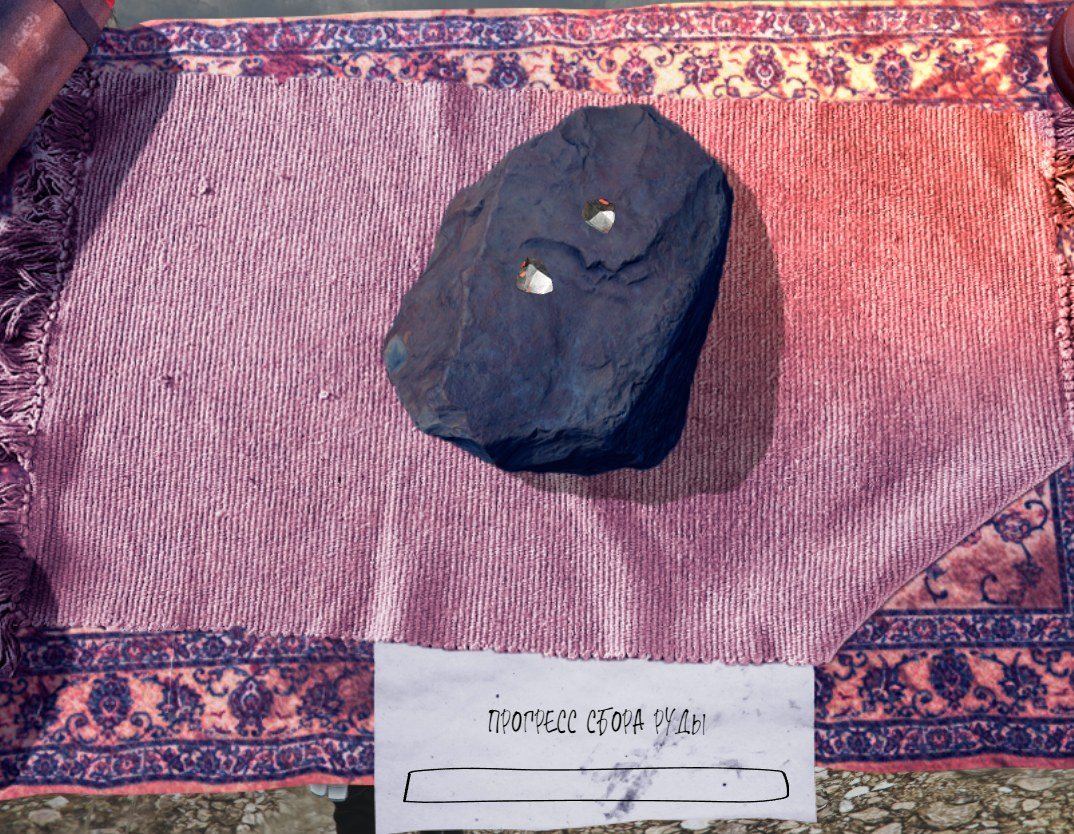
#> input picture tests/fixtures/miner/overlay-123454.jpg, 1074 x 834 px
$ python -i vision.py   (imports and definitions only)
#> lines starting #> are read from the running program, lines starting #| are printed output that depends on the picture
"""Разбор кадра лесопилки в GTA: полоса рубки, стол с бревном и ветки на нём.

Модуль не создаёт окон и не отправляет ввод: он получает кадр и отвечает, что
сейчас на экране. Так же живут ``miner/vision.py``, ``blackjack_vision.py`` и
начинка ``poker/`` — распознавание проверяется на сохранённых кадрах без
запуска CustomTkinter.

Области заданы долями клиентской области, а размеры ядер и целей — в пикселях
эталонного кадра 2560x1440. Кадр другого разрешения приводится к эталону в
``to_reference()``, поэтому 1920x1080 считается теми же числами, а координаты
целей возвращаются обратно в систему исходного кадра.

Замеры сняты по записи лесопилки от 27.08.2026 (пять деревьев, пять столов) и
разобраны в ``tests/fixtures/lumberjack/README.md``.
"""

from __future__ import annotations

from typing import NamedTuple

import cv2
import numpy as np


REFERENCE_WIDTH = 2560
REFERENCE_HEIGHT = 1440

# Полоса «Рубка дерева» в правом нижнем углу. Это тот же виджет игры, что и
# «Добыча руды» у шахтёра, и стоит он на том же месте: замерен как 226x8 в
# (2280,1334) на десятой секунде записи.
CHOPPING_BAR_RATIO = (0.86, 0.915, 0.13, 0.025)

# Где вообще живёт стол: ковёр занимает середину экрана, ветки торчат вверх за
# его дальний край. Рамка взята с запасом внутрь от краёв кадра — в неё не
# должны попадать ни зелёный текст чата слева вверху, ни зелень миникарты.
TABLE_ZONE = (0.24, 0.22, 0.54, 0.50)
# Ковёр стола — искусственный газон, и разводит его с живой зеленью леса
# насыщенность, а не оттенок. У ковра S=246 в медиане и днём, и ночью; у листвы
# ивы, что свисает над камерой, — 111 при 178 в девяносто пятом перцентиле, у
# сухой травы под ногами 50, у ночного подлеска и того меньше.
#
# Прежний порог стоял на S=70 и держался только потому, что запись была одна и
# ночная. Днём под него попадает весь лес: доля «газона» в зоне стола не
# опускалась ниже 0,15 даже на прогулке, помощник считал стол открытым всё
# время и щёлкал по листве — это и есть та «рубка воздуха», из-за которой
# правился этот разбор.
MAT = ((30, 170, 40), (70, 255, 255))
# Доля ковра в зоне стола: 0,148-0,152 на дневной записи, 0,180-0,188 на
# ночной, и не больше 0,006 в лесу без стола. Порог посередине этой пропасти.
MAT_SHARE = 0.06
# Кусок ковра мельче этого — блик на листе, а не половина ковра.
MAT_PIECE_MIN_AREA = 8_000
MAT_MIN_AREA = 25_000
# Бревно поперёк больше 250 пикселей и занимает половину ковра. Дырка мельче
# двадцати тысяч — не бревно, а тень или прореха в газоне.
LOG_MIN_AREA = 20_000

# Радиус кружка, которым бревно отделяется от веток. Ствол поперёк больше 250
# пикселей и кружок в себя вмещает, ветка — меньше сорока и не вмещает.
# Размыкание считается не ядром, а двумя преобразованиями расстояния: тело —
# это всё, что ближе радиуса к центрам вписанных кружков. Так оно выходит
# круглым (ядро-прямоугольник съедало углы наискось и вместе с ними основания
# веток) и стоит те же миллисекунды.
TWIG_RADIUS = 20.0
# Отросток мельче этого — крапинка коры, крупнее — целый сук вместе с куском
# ствола, разнятые не по делу.
TWIG_AREA = (80, 20_000)
# Толщина — наибольший вписанный в отросток кружок. Снизу порог отсекает
# проволочную ногу лампы (2,3 пикселя на ночной записи), сверху — куски самого
# ствола, которые размыкание не дожевало.
TWIG_THICKNESS = (3.0, 26.0)
# Вынос — насколько далеко отросток уходит от тела бревна. Он заменил прежнюю
# вытянутость, и не ради красоты: вытянутость мерила рамку куска, а кусок у
# основания ветки обрезан телом, и у толстого сука она падала ниже, чем у
# кромки бревна. Вынос меряет то самое, что и значит «торчит»: у веток записей
# 6-80 пикселей, у ноги лампы, попавшей в силуэт целиком, — 210-272.
TWIG_REACH = (6.0, 140.0)
# И глубина: насколько отросток уходит внутрь ковра от его края. Кромка самого
# ковра — тёмная земляная обшивка вдоль края — попадает в оболочку клином и
# читается веткой: клин длинный, тонкий и бурый, все прочие пороги он проходит.
# Но лежит он вплотную к краю (глубина 11-18), а ветки растут из бревна на
# середине ковра (41-195). Порог посередине.
TWIG_DEPTH = 25.0
# Ветка бурая. Тень бревна на ковре в дырку тоже попадает — она темнее порога
# ковра, — но оттенок у неё остаётся зелёным: на записях у теней hue 39-56, у
# веток 8-24. Разводит их именно оттенок, а не яркость.
TWIG_HUE_MAX = 30
# И ветка отражает свет — но куда меньше, чем казалось по ночной записи. По
# обеим записям кандидаты делятся на две кучи: 28-35 и 68 и выше, между ними
# пусто. Нижняя куча — ветки в тени бревна, и прежний порог 55 выбрасывал их все,
# а это каждая пятая цель. Порог опущен под обе кучи; он остался страховкой
# на случай дырки, в которой нет предмета вовсе, а не признаком ветки. Берётся
# он по девяностому процентилю, а не по максимуму: одинокий блик не спасает.
TWIG_LIT = 25
# Ветка поперёк не больше сорока пикселей: цели ближе этого — куски одного
# сука, а не две ветки.
TWIG_MERGE_DISTANCE = 46
# Толстый отросток называется суком, тонкий — прутиком. Разделены они не ради
# слов: сук виден и с первого кадра, а прутик надо разглядывать, и в статусе
# помощника это единственная подсказка, за чем он сейчас гоняется.
TWIG_STOUT_THICKNESS = 8.0

# --- гребёнка ---------------------------------------------------------------
# Половина веток лежит вдоль бревна и за его очертания почти не выходит: по
# размеченной записи центр ветки стоит в 0-15 пикселях от контура, а у каждой
# четвёртой — на 50-75 внутрь. Отростком такую не взять, цветом тоже: у ветки
# hue 8-16 при S 96-148, у коры hue 8-12 при S 121-181, кучи налезают друг на
# друга. Зато промах по бревну не стоит ничего — игра на него не отвечает.
#
# Поэтому то, чего зрение не разобрало, помощник добирает частой гребёнкой по
# самому бревну. Шаг 42 пикселя взят по размеру веток (27-200 поперёк): на
# размеченных столах цели и гребёнка вместе накрывают 25 веток из 26.
COMB_STEP = 42
# Отступ от края бревна: у самого контура работают отростки, а гребёнка нужна
# внутри.
COMB_MARGIN = 12

# Стрелка мыши цвета не имеет вовсе: белое пятно 10x15 с тёмной обводкой.
# Замерено на кадре 31:06 ночной записи. Ни ковром, ни деревом она не
# является, и в силуэт бревна ей попадать незачем — клик по ней уходит туда,
# где мышь и так уже стоит.
POINTER_ACHROMATIC = ((0, 0, 175), (180, 55, 255))


class BranchTarget(NamedTuple):
    """Ветка на бревне: куда нажимать и насколько она заметна."""

    x: int
    y: int
    score: float
    kind: str


# [6 lines left out: function supported_resolution, not called in this run]


def to_reference(image: np.ndarray) -> tuple[np.ndarray, float, float]:
    """Привести кадр к 2560x1440 и вернуть множители обратного пересчёта."""
    height, width = image.shape[:2]
    if width == REFERENCE_WIDTH and height == REFERENCE_HEIGHT:
        return image, 1.0, 1.0
    scaled = cv2.resize(
        image, (REFERENCE_WIDTH, REFERENCE_HEIGHT), interpolation=cv2.INTER_AREA,
    )
    return scaled, width / REFERENCE_WIDTH, height / REFERENCE_HEIGHT


def _crop(
    image: np.ndarray, ratio: tuple[float, float, float, float],
) -> tuple[np.ndarray, int, int]:
    height, width = image.shape[:2]
    left, top = round(width * ratio[0]), round(height * ratio[1])
    right = min(width, left + round(width * ratio[2]))
    bottom = min(height, top + round(height * ratio[3]))
    return image[top:bottom, left:right], left, top


def _zone(image: np.ndarray) -> tuple[np.ndarray, int, int]:
    """Кусок кадра со столом.

    Разбор идёт по нему, а не по всему кадру, и это не экономия ради экономии:
    в зоне пикселей втрое меньше, и столько же работы у морфологии. Один и тот
    же стол разбирается за 18 миллисекунд по зоне и за 49 по всему кадру.
    """
    return _crop(image, TABLE_ZONE)


# ------------------------------------------------------------- полоса рубки


# [71 lines left out: functions _chopping_bar_box, chopping_bar_visible, chopping_bar_fill, log_table_visible, not called in this run]


def _mat_mask(hsv: np.ndarray) -> np.ndarray:
    mat = cv2.inRange(hsv, *MAT)
    # Смыкание залечивает просветы между травинками. Наружу маска от него не
    # растёт, поэтому очертания ковра остаются теми же.
    return cv2.morphologyEx(mat, cv2.MORPH_CLOSE, np.ones((9, 9), dtype=np.uint8))


def _mat_hull(mat: np.ndarray) -> np.ndarray | None:
    """Ковёр целиком, вместе с бревном поверх него.

    Просто «самый большой зелёный кусок» ковром не является: бревно лежит
    поперёк и режет ковёр надвое, а на трёх столах ночной записи из пяти
    большей оказывалась дальняя половина.

    Половины сводит обратно выпуклая оболочка. Ковёр — плоский
    четырёхугольник, и оболочка его зелёных кусков и есть он сам: за углы она
    не выходит, а бревно между половинами накрывает целиком. Прежде половины
    сводило смыкание ядром шире бревна, и на ночной записи это сходило с рук.
    Днём не сошло: ядро в 261 пиксель раздувает наискось скошенные края, и
    оболочка стола вылезала в лес на добрую сотню пикселей.
    """
    count, labels, stats, _centroids = cv2.connectedComponentsWithStats(mat)
    if count < 2:
        return None
    keep = [
        component for component in range(1, count)
        if int(stats[component][4]) >= MAT_PIECE_MIN_AREA
    ]
    if not keep or max(int(stats[component][4]) for component in keep) < MAT_MIN_AREA:
        return None
    pieces = np.isin(labels, keep).astype(np.uint8) * 255
    contours, _hierarchy = cv2.findContours(
        pieces, cv2.RETR_EXTERNAL, cv2.CHAIN_APPROX_SIMPLE,
    )
    if not contours:
        return None
    hull = np.zeros_like(mat)
    cv2.drawContours(
        hull, [cv2.convexHull(np.vstack(contours))], -1, 255, cv2.FILLED,
    )
    return hull


# [83 lines left out: functions _pointer_free, _log_mask, _twigs, _merge_nearby, not called in this run]


def find_branch_targets(image: np.ndarray) -> list[BranchTarget]:
    """Ветки на бревне, самые торчащие первыми.

    Заметность здесь — вынос: насколько далеко отросток уходит от тела бревна.
    Сук, торчащий на полсотни пикселей, виден с первого кадра и при любом
    освещении, а прутик у самого ствола приходится разглядывать. Стол живёт три
    секунды, и начинать с того, что видно наверняка, дешевле, чем гоняться за
    сомнительным.

    Целится помощник в самое толстое место отростка, а не в середину рамки:
    точка берётся как центр наибольшего вписанного кружка и лежит внутри ветки
    по определению. Центр тяжести у развилки попадает в воздух между сучьями,
    и клик уходит в ковёр.
    """
    if image is None or image.size == 0:
        return []
    reference, scale_x, scale_y = to_reference(image)
    zone, zone_left, zone_top = _zone(reference)
    if zone.size == 0:
        return []
    hsv = cv2.cvtColor(zone, cv2.COLOR_BGR2HSV)
    mat = _mat_mask(hsv)
    hull = _mat_hull(mat)
    if hull is None:
        return []
    log = _log_mask(hsv, mat, hull)
    if log is None:
        return []
    grown = _twigs(log)
    if grown is None:
        return []
    twigs, thickness, reach = grown
    # Глубина внутрь ковра: ею отсеивается его собственная кромка.
    depth = cv2.distanceTransform(hull, cv2.DIST_L2, 5)
    count, labels, stats, _centroids = cv2.connectedComponentsWithStats(twigs)
    found: list[tuple[int, int, float, str]] = []
    for component in range(1, count):
        x, y, width, height, area = map(int, stats[component])
        if not TWIG_AREA[0] <= area <= TWIG_AREA[1]:
            continue
        piece = labels[y:y + height, x:x + width] == component
        inside = thickness[y:y + height, x:x + width].copy()
        inside[~piece] = 0.0
        thick = float(inside.max())
        if not TWIG_THICKNESS[0] <= thick <= TWIG_THICKNESS[1]:
            continue
        stands_out = float(reach[y:y + height, x:x + width][piece].max()) - TWIG_RADIUS
        if not TWIG_REACH[0] <= stands_out <= TWIG_REACH[1]:
            continue
        if float(depth[y:y + height, x:x + width][piece].max()) < TWIG_DEPTH:
            continue
        patch = hsv[y:y + height, x:x + width]
        if float(np.median(patch[:, :, 0][piece])) > TWIG_HUE_MAX:
            continue
        if float(np.percentile(patch[:, :, 2][piece], 90)) < TWIG_LIT:
            continue
        local_y, local_x = np.unravel_index(int(np.argmax(inside)), inside.shape)
        found.append((
            zone_left + x + int(local_x), zone_top + y + int(local_y), stands_out,
            "сук" if thick >= TWIG_STOUT_THICKNESS else "прутик",
        ))
    found.sort(key=lambda target: -target[2])
    return [
        BranchTarget(round(x * scale_x), round(y * scale_y), score, kind)
        for x, y, score, kind in _merge_nearby(found)
    ]


# [46 lines left out: function log_comb, not called in this run]

>>> import cv2
>>> picture = cv2.imread('../../../tests/fixtures/miner/overlay-123454.jpg')
#> picture is the input picture: shape (834, 1074, 3); mean B, G, R 131.5, 111.9, 151.8
>>> result = find_branch_targets(picture)
#> in to_reference, `scaled = cv2.resize( image, (REFERENCE_WIDTH, REFERENCE_HEIGHT), inter..`:
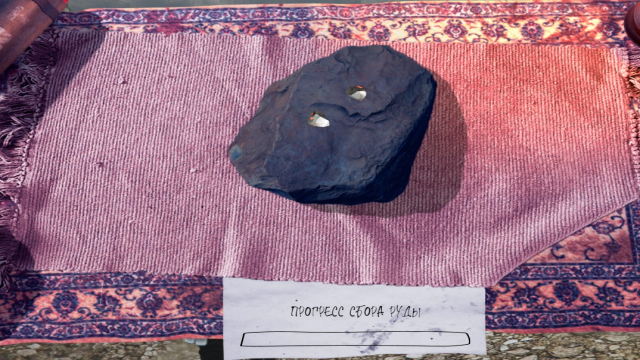
#> scaled: shape (1440, 2560, 3) (shown at 1/4 size); mean B, G, R 131.4, 111.8, 151.8
#> in find_branch_targets, `reference, scale_x, scale_y = to_reference(image)`: scale_x = 0.42; scale_y = 0.579
#> in find_branch_targets, `zone, zone_left, zone_top = _zone(reference)`:
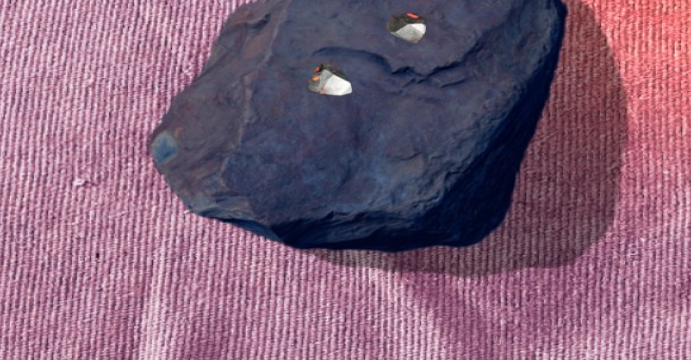
#> zone: shape (720, 1382, 3) (shown at 1/2 size); mean B, G, R 120.4, 96.9, 130.5
#> in find_branch_targets, `zone, zone_left, zone_top = _zone(reference)`: zone_left = 614; zone_top = 317
#> in _mat_hull, `count, labels, stats, _centroids = cv2.connectedComponentsWithStats(mat)`: count = 1; stats = [[0, 0, 1382, 720, 995040]]
#> result = []

$ run again, on tests/fixtures/miner/overlay-123608.jpg
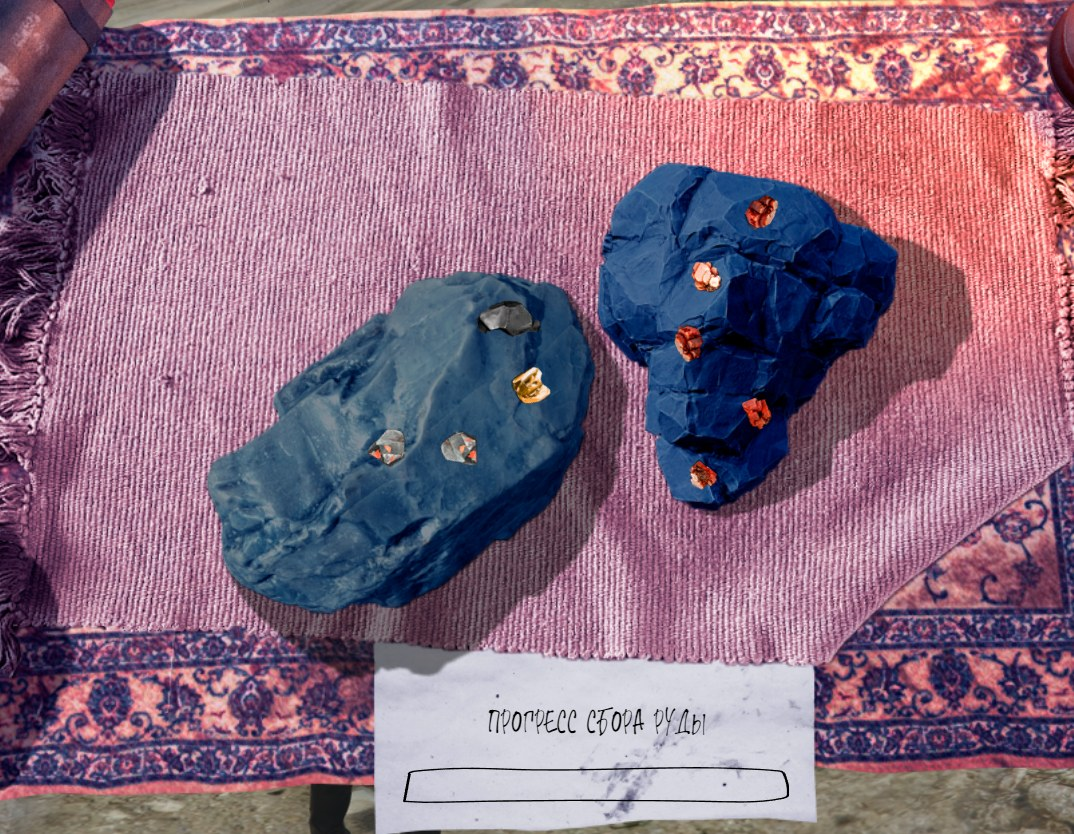
#> input picture tests/fixtures/miner/overlay-123608.jpg, 1074 x 834 px
#> picture is the input picture: shape (834, 1074, 3); mean B, G, R 128, 107.3, 138.1
#> in to_reference, `scaled = cv2.resize( image, (REFERENCE_WIDTH, REFERENCE_HEIGHT), inter..`:
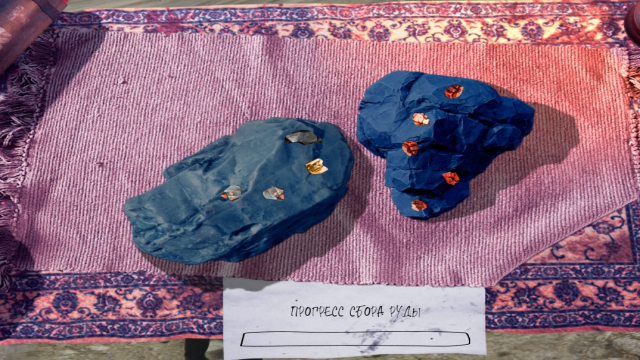
#> scaled: shape (1440, 2560, 3) (shown at 1/4 size); mean B, G, R 127.9, 107.2, 138
#> scale_x = 0.42; scale_y = 0.579
#> in find_branch_targets, `zone, zone_left, zone_top = _zone(reference)`:
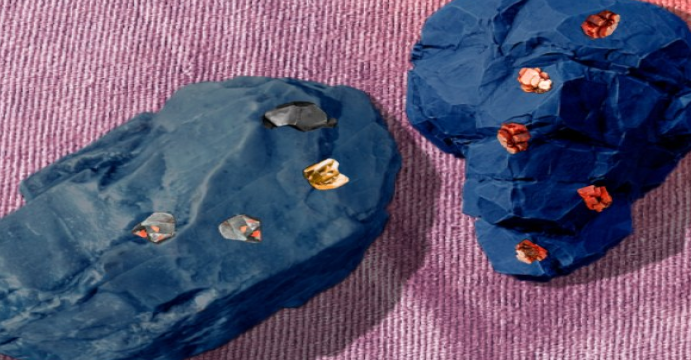
#> zone: shape (720, 1382, 3) (shown at 1/2 size); mean B, G, R 113.3, 84.6, 89.2
#> zone_left = 614; zone_top = 317
#> hsv: shape (720, 1382, 3); mean H, S, V 128.2, 133.4, 124.2
#> mat: shape (720, 1382); every value is 0
#> labels: shape (720, 1382) int32; every value is 0
#> count = 1; stats = [[0, 0, 1382, 720, 995040]]
#> result = []

$ run again, on tests/fixtures/miner/overlay-night-table.jpg
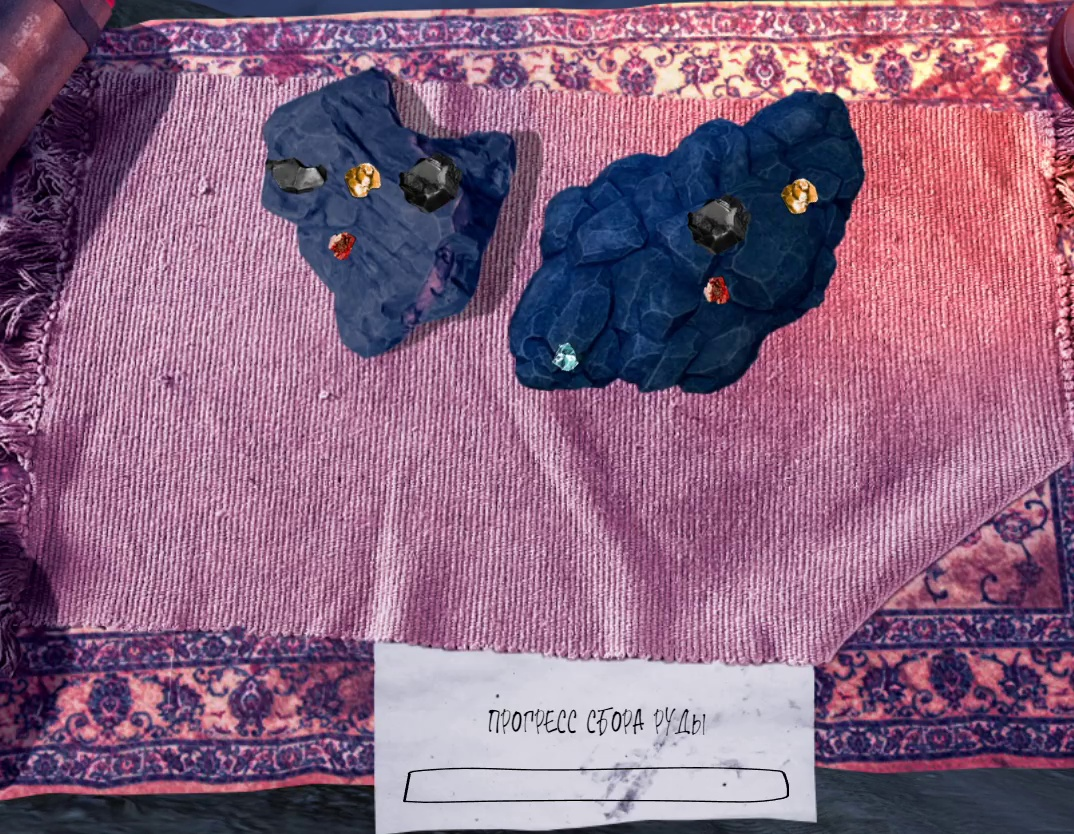
#> input picture tests/fixtures/miner/overlay-night-table.jpg, 1074 x 834 px
#> picture is the input picture: shape (834, 1074, 3); mean B, G, R 127.6, 99.8, 137.5
#> in to_reference, `scaled = cv2.resize( image, (REFERENCE_WIDTH, REFERENCE_HEIGHT), inter..`:
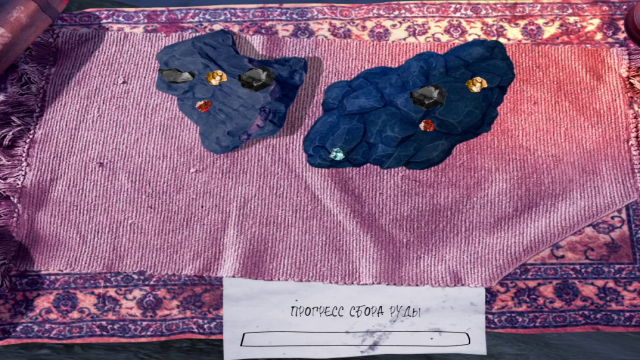
#> scaled: shape (1440, 2560, 3) (shown at 1/4 size); mean B, G, R 127.6, 99.7, 137.5
#> scale_x = 0.42; scale_y = 0.579
#> in find_branch_targets, `zone, zone_left, zone_top = _zone(reference)`:
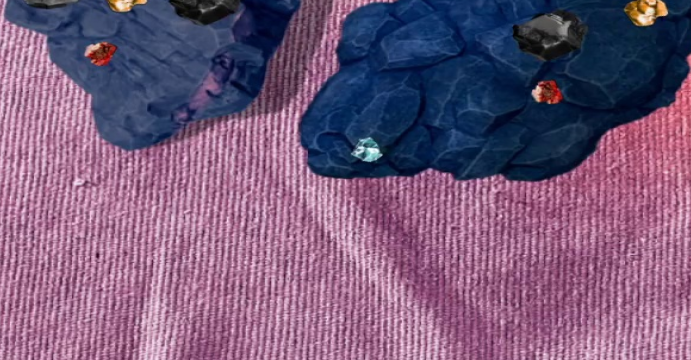
#> zone: shape (720, 1382, 3) (shown at 1/2 size); mean B, G, R 122.2, 89.6, 119
#> zone_left = 614; zone_top = 317
#> hsv: shape (720, 1382, 3); mean H, S, V 142.3, 120, 137.6
#> mat: shape (720, 1382); every value is 0
#> labels: shape (720, 1382) int32; every value is 0
#> count = 1; stats = [[0, 0, 1382, 720, 995040]]
#> result = []
